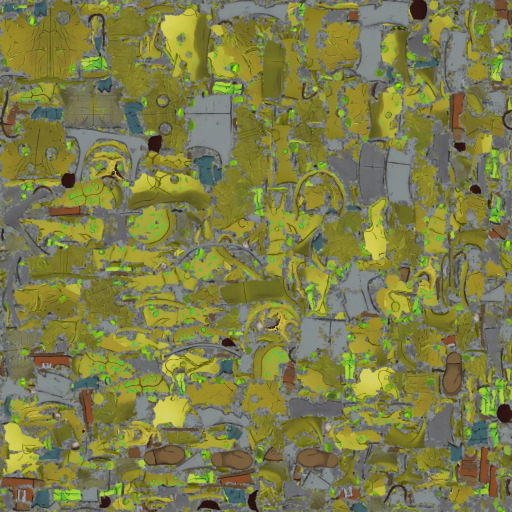
#> input picture _mixamo/BombZombie_BaseColor.png, 1024 x 1024 px, given in place of Soldier_BaseColor.png, which was not available (shown at 1/2 size)
$ python make_costumes.py ../_mixamo
#> lines starting #> are read from the running program, lines starting #| are printed output that depends on the picture; after the words box and inside, x2 and y2 are one past the last pixel; in counts of white or black regions, pixels touching at a corner belong together
"""Soldier costume textures (F13): recolour the khaki / olive uniform of Soldier_BaseColor.png, keep skin, boots, belts.

Usage (numpy, pillow):  python Tools/make_costumes.py .
Output: Assets/Art/Characters/Soldier/Textures/Costumes/Soldier_<Costume>.png (1024², shading preserved).
Uniform mask: hue 35–80°, saturation ≥ 0.22. Camo = smoothed random blobs in UV space (seeded, deterministic).
"""
import os
import sys

import numpy as np
from PIL import Image, ImageFilter

PROJ = sys.argv[1] if len(sys.argv) > 1 else "."
SRC = os.path.join(PROJ, "Assets/Art/Characters/Soldier/Textures/Soldier_BaseColor.png")
OUT = os.path.join(PROJ, "Assets/Art/Characters/Soldier/Textures/Costumes")
os.makedirs(OUT, exist_ok=True)

img = np.asarray(Image.open(SRC).convert("RGB")).astype(np.float32) / 255.0
H, W, _ = img.shape
#> H = 1024; W = 1024
r, g, b = img[..., 0], img[..., 1], img[..., 2]
mx, mn = img.max(-1), img.min(-1)
v = mx
s = np.where(mx > 1e-4, (mx - mn) / np.maximum(mx, 1e-4), 0)
d = np.maximum(mx - mn, 1e-6)
hue = np.where(mx == r, ((g - b) / d) % 6, np.where(mx == g, (b - r) / d + 2, (r - g) / d + 4)) * 60
mask = (hue >= 35) & (hue <= 80) & (s >= 0.22)
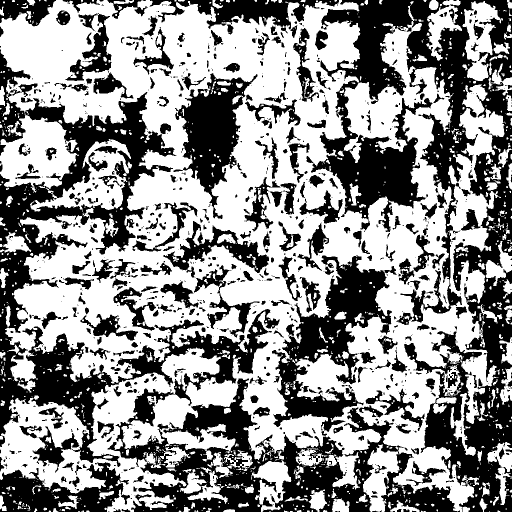
#> mask: shape (1024, 1024) bool (shown at 1/2 size); 57.1% white; 1048 black regions (651 under 20 px), largest, box (x1, y1, x2, y2) and area: (622, 0, 1024, 1024) 132443, (0, 99, 559, 934) 86954, (215, 757, 920, 1024) 59498
# Soft edge so seams don't show.
m = Image.fromarray((mask * 255).astype(np.uint8)).filter(ImageFilter.GaussianBlur(1.2))
mask_f = np.asarray(m).astype(np.float32)[..., None] / 255.0
shade = v / max(1e-4, float(np.median(v[mask])))   # 1 = typical uniform brightness
print(f"uniform pixels {mask.mean() * 100:.1f}%  median v {np.median(v[mask]):.3f}")
#| uniform pixels 57.1%  median v 0.518


def blobs(seed, scale, thresholds):
#> called with seed = 1, scale = 48, thresholds = array of shape (3,)
    rng = np.random.default_rng(seed)
    n = Image.fromarray((rng.random((H // scale, W // scale)) * 255).astype(np.uint8)).resize((W, H), Image.BICUBIC)
    n = np.asarray(n.filter(ImageFilter.GaussianBlur(scale * 0.6))).astype(np.float32) / 255.0
#> n: shape (1024, 1024) float32
    n = (n - n.min()) / (n.max() - n.min() + 1e-6)
    return np.digitize(n, thresholds)
#> returned value: shape (1024, 1024) int64; 4 distinct labels, from 0 to 3


def camo(seed, colors, scale=48):
    idx = blobs(seed, scale, np.linspace(0, 1, len(colors) + 1)[1:-1])
    return np.asarray(colors, np.float32)[idx] / 255.0
#> returned value: shape (1024, 1024, 3) float32


def solid(c):
    return np.broadcast_to(np.asarray(c, np.float32) / 255.0, (H, W, 3))


def write(name, base, gloss=0.0):
#> called with name = 'Woodland', gloss = 0
    col = base * np.clip(shade, 0.3, 1.35)[..., None]
    if gloss:
        col = col + gloss * np.clip(shade - 1.0, 0, 1)[..., None]
    out = img * (1 - mask_f) + np.clip(col, 0, 1) * mask_f
    Image.fromarray((np.clip(out, 0, 1) * 255).astype(np.uint8)).save(os.path.join(OUT, f"Soldier_{name}.png"), optimize=True)
    print("written", name)


write("Woodland", camo(1, [(70, 84, 44), (44, 58, 32), (96, 78, 48), (28, 30, 22)]))
write("Desert", camo(2, [(176, 150, 104), (150, 120, 80), (196, 176, 132), (120, 96, 66)], 56))
#> in blobs (call 2), `return np.digitize(n, thresholds)`: returned value: shape (1024, 1024) int64; 4 distinct labels, from 0 to 3
write("Night", camo(3, [(34, 40, 58), (24, 28, 40), (46, 54, 76)], 64))
#> call 3 of blobs, with seed = 3, scale = 64, thresholds = array of shape (2,)
#> in blobs (call 3), `return np.digitize(n, thresholds)`:
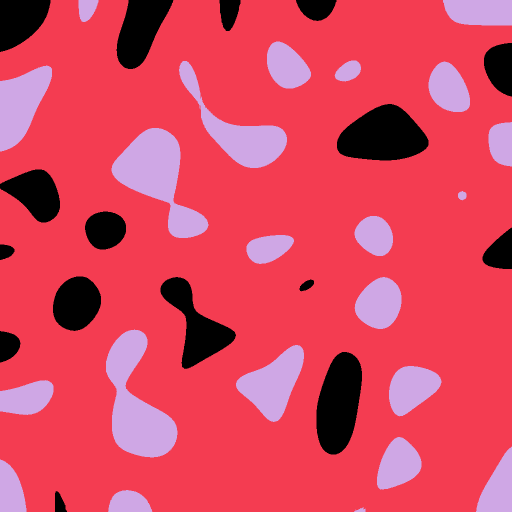
#> returned value: shape (1024, 1024) int64 (shown at 1/2 size); 3 distinct labels, from 0 to 2; one colour per label, 0 black
write("Arctic", camo(4, [(214, 218, 222), (170, 176, 184), (236, 238, 240), (120, 126, 134)], 52))
#> call 4 of camo, with seed = 4, scale = 52
#> call 4 of blobs, with seed = 4, scale = 52, thresholds = array of shape (3,)
#> in blobs (call 4), `n = (n - n.min()) / (n.max() - n.min() + 1e-6)`:
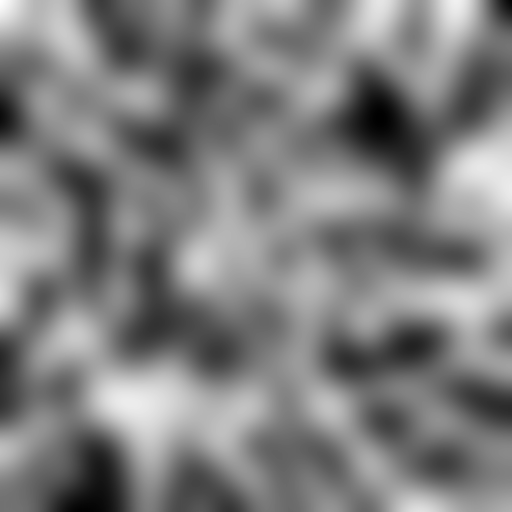
#> n: shape (1024, 1024) float32 (shown at 1/2 size); min 0, max 1, mean 0.497
#> in blobs (call 4), `return np.digitize(n, thresholds)`:
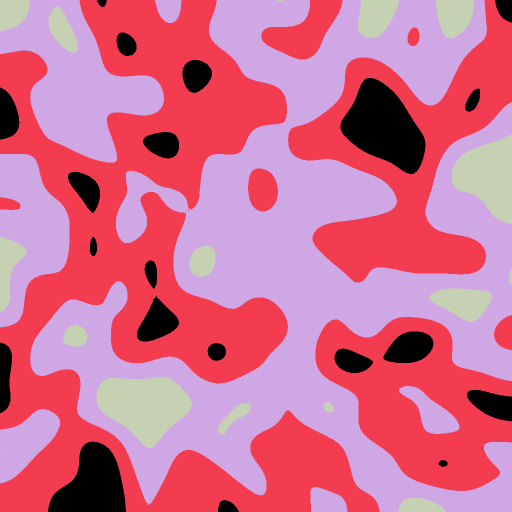
#> returned value: shape (1024, 1024) int64 (shown at 1/2 size); 4 distinct labels, from 0 to 3; one colour per label, 0 black
#> in camo (call 4), `return np.asarray(colors, np.float32)[idx] / 255.0`:
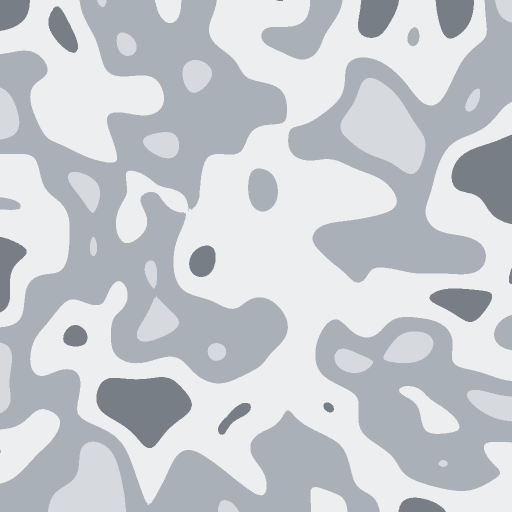
#> returned value: shape (1024, 1024, 3) float32 (shown at 1/2 size); mean of channels 0, 1, 2 0.785, 0.796, 0.818; drawn as R, G, B
#> call 4 of write, with name = 'Arctic', gloss = 0
#> in write (call 4), `out = img * (1 - mask_f) + np.clip(col, 0, 1) * mask_f`:
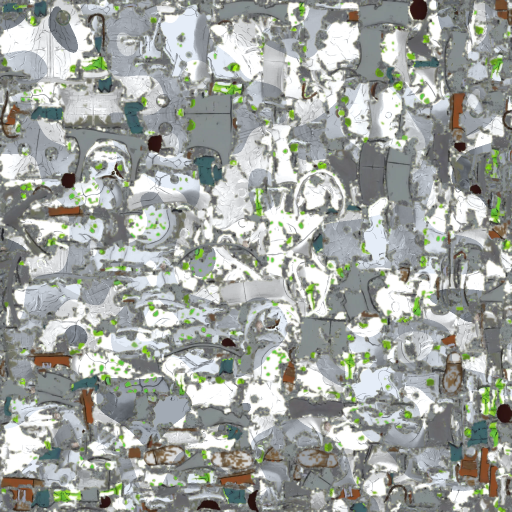
#> out: shape (1024, 1024, 3) float32 (shown at 1/2 size); mean R, G, B 0.631, 0.648, 0.63
write("Gold", solid((214, 168, 60)), gloss=0.5)
#> in write (call 5), `col = col + gloss * np.clip(shade - 1.0, 0, 1)[..., None]`:
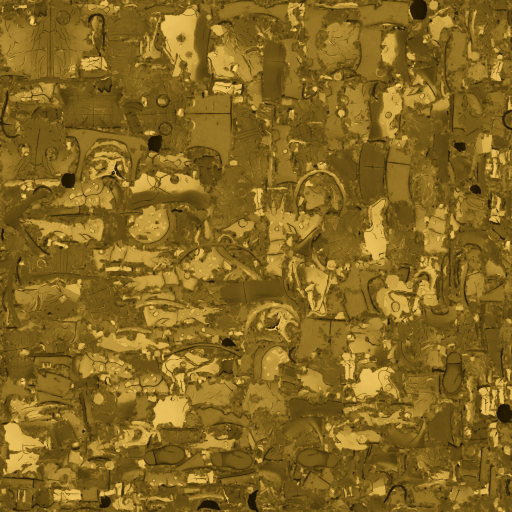
#> col: shape (1024, 1024, 3) float32 (shown at 1/2 size); mean of channels 0, 1, 2 0.854, 0.679, 0.266; drawn with min black and max white
write("Commando", camo(5, [(30, 30, 32), (22, 22, 24), (150, 30, 28)], 40))
